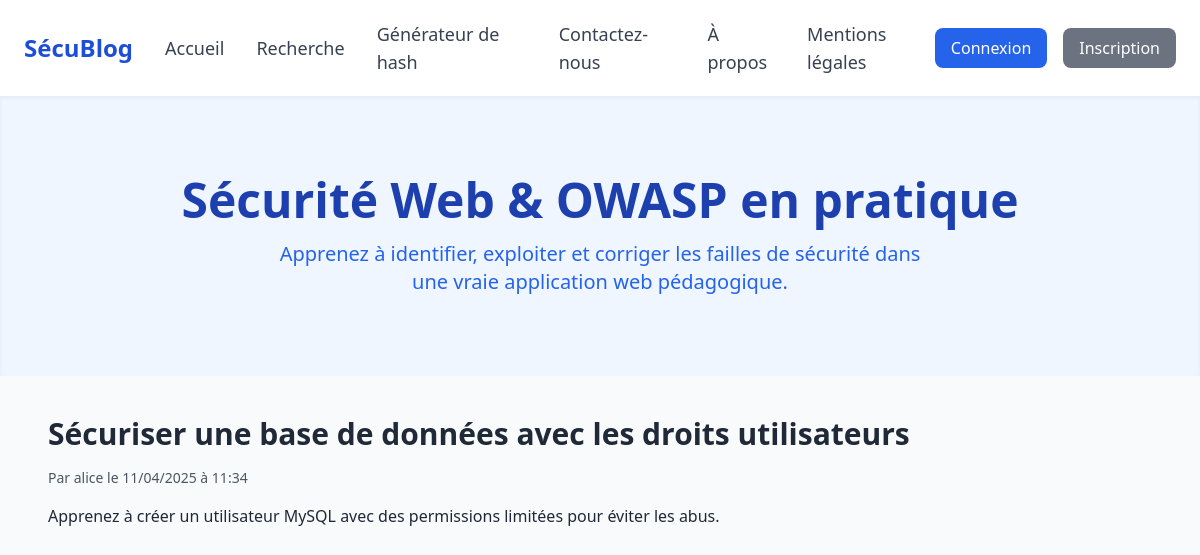
The app's page /article/show&id=1 with its own data.
### tables this page shows
CREATE TABLE IF NOT EXISTS articles (
                                        id INT AUTO_INCREMENT PRIMARY KEY,
                                        title VARCHAR(255) NOT NULL,
    content TEXT NOT NULL,
    user_id INT,
    created_at TIMESTAMP DEFAULT CURRENT_TIMESTAMP,
    FOREIGN KEY (user_id) REFERENCES users(id) ON DELETE CASCADE
    );

CREATE TABLE users (
                       id INT AUTO_INCREMENT PRIMARY KEY,
                       username VARCHAR(50) NOT NULL UNIQUE,
                       password VARCHAR(255) NOT NULL,
                       role ENUM('user', 'admin') DEFAULT 'user'
);

### app/Core/Controller.php (called while the page is built, shortened)
<?php
class Controller
{
    protected function render($view, $data = [])
    {
        extract($data);
        require_once __DIR__ . "/../Views/{$view}.php";
        require_once __DIR__ . "/../Views/layout.php";
    }
}

### app/Controllers/ArticleController.php (called while the page is built, shortened)
<?php
class ArticleController extends Controller
{
    public function show()
    {
        $id = $_GET['id'] ?? null;
        $article = new Article();
        $data = $article->find($id);
        $this->render('article/show', ['article' => $data]);
    }
}

### index.php (called while the page is built, shortened)
<?php
$router = new Router();
$router->handleRequest();

### app/config/database.php (called while the page is built, shortened)
<?php
class Database
{
    private static $instance = null;
    public static function getConnection()
    {
        if (!self::$instance) {
            try {
                self::$instance = new PDO('mysql:host=localhost;dbname=securite_blog;charset=utf8', 'root', '');
                self::$instance->setAttribute(PDO::ATTR_ERRMODE, PDO::ERRMODE_EXCEPTION);
            } catch (PDOException $e) {
                die('Erreur de connexion : ' . $e->getMessage());
            }
        }
        return self::$instance;
    }
}

### app/Models/Article.php (called while the page is built, shortened)
<?php
class Article
{
    private $db;
    public function __construct()
    {
        $this->db = Database::getConnection();
    }
    public function find($id)
    {
        $stmt = $this->db->prepare("SELECT a.*, u.username FROM articles a JOIN users u ON a.user_id = u.id WHERE a.id = ?");
        $stmt->execute([$id]);
        return $stmt->fetch(PDO::FETCH_ASSOC);
    }
}

### app/Views/article/show.php (the view)
<h1 class="text-3xl font-bold mb-4"><?= $article['title'] ?></h1>
<p class="text-gray-600 text-sm mb-4">Par <?= htmlspecialchars($article['username']) ?> le <?= date('d/m/Y à H:i', strtotime($article['created_at'])) ?></p>
<div class="prose max-w-none">
    <?= $article['content'] ?>
</div>

### records on screen
articles: title "Sécuriser une base de données avec les droits utilisateurs", user.username "alice", created_at "11/04/2025 à 11:34", content "Apprenez à créer un utilisateur MySQL avec des permissions limitées pour éviter les abus."
